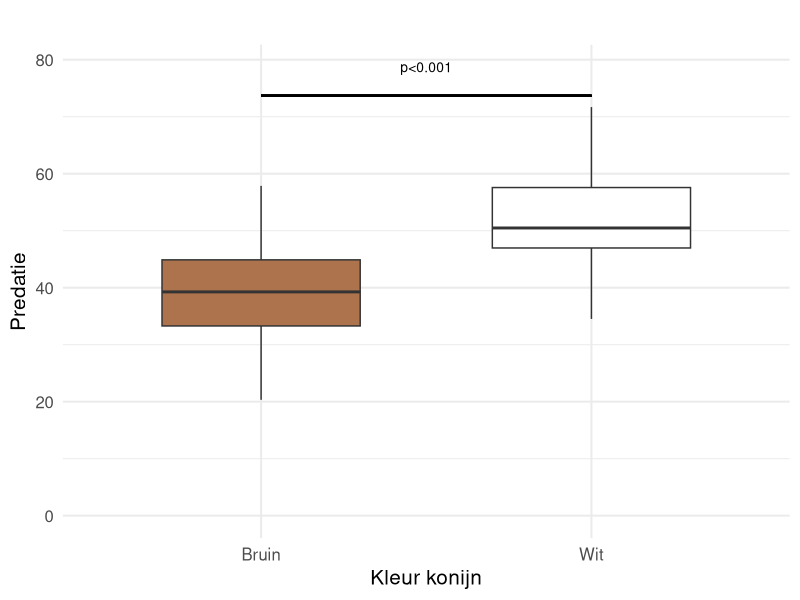

Here is the R script that generated this plot:
# Laad de benodigde bibliotheken
library(ggplot2)
library(ggpubr)

# Voorbeelddata
set.seed(123)
data <- data.frame(
  Group = rep(c("Bruin", "Wit"), each = 30),
  Predatie = c(rnorm(30, mean = 40, sd = 10), rnorm(30, mean = 50, sd = 10))
)

# T-test voor significantie
t_test_result <- t.test(Predatie ~ Group, data = data)

# Maak de boxplot
plot <- ggplot(data, aes(x = Group, y = Predatie, fill = Group)) +
  geom_boxplot(outlier.shape = NA, width = 0.6) +  # Boxplot zonder outliers
  #geom_jitter(width = 0.2, alpha = 0.4, color = "black") +  # Toevoegen van data points
  scale_fill_manual(values = c("Bruin" = "#ad734c", "Wit" = "white")) +  # Aangepaste kleuren
  labs(title = "",
       x = "Kleur konijn",
       y = "Predatie") +
  ylim(0,NA)+
  theme_minimal(base_size=15) +
  theme(legend.position = "none") +
  annotate("text", x = 1.5, y = max(data$Predatie) + 7, label = "p<0.001", size = 3.5) +
  
  geom_segment(aes(x = 1, xend = 2, y = max(data$Predatie) + 2, yend = max(data$Predatie) + 2), size = 0.5)
  #stat_compare_means(method = "t.test", label = "p.format")  # Toevoegen van significantie

# Toon de plot
print(plot)

# Toon de p-waarde
cat("P-waarde van de t-test:", t_test_result$p.value, "\n")
